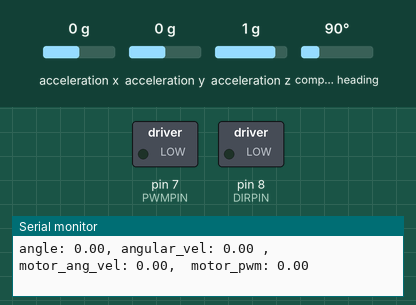
Simulated run of this sketch. Board: Arduino Uno, built with avr-gcc and run on an emulated ATmega328P. Parts: switched loads named in the sketch (green lamp = pin HIGH), the last lines printed to the serial monitor. The test bench sets the inputs (shaded band); at power-on: acceleration x 0 g, acceleration y 0 g, acceleration z 1 g, compass heading 90°.

Above: at 2.2 s.
2.3 s: acceleration x set to 0.2 g
At 3.4 s:
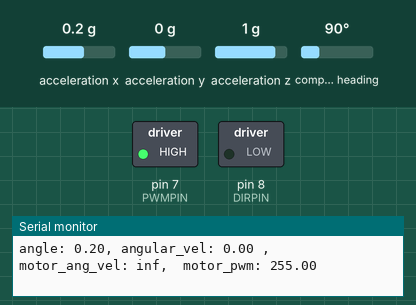
3.8 s: acceleration y set to -0.8 g
Timing chart, 0 to 6.8 s (numbered marks = the images above; inputs shaded):
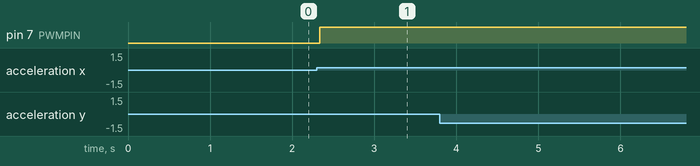

The sketch:

SBB.ino
```cpp
#include <Wire.h>
#include <Adafruit_Sensor.h>
#include <Adafruit_BNO055.h>
#include <utility/imumaths.h>

#define PWMPIN 7
#define DIRPIN 8
Adafruit_BNO055 bno = Adafruit_BNO055(55);

class Bike
{
public:
  double bike_angular_velocity;
  double sample_rate;
  double tilt_angle_bike;
  double moi_flywheel;
  double k_bike;
  double moi_bike;
  double kp;
  double w_flywheel;
  double kd;
  Bike(double sample_rate)
  {
    bike_angular_velocity = 0.0;
    sample_rate = sample_rate;
    tilt_angle_bike = 0.0;
    moi_flywheel = 0.0075;
    k_bike = 10.6232;
    moi_bike = 1062;
    kp = 7;
    w_flywheel = 0;
    kd = 0.0001;
  }

  double balancing()
  {
    double dt = 1.0 / sample_rate;
    double w_bike = bike_angular_velocity;

    if (abs(tilt_angle_bike) > 0.001)
    {
      double torque = kp * tilt_angle_bike + kd * w_bike;
      double alpha = torque / moi_flywheel;
      w_flywheel += alpha * dt;
    }
    return w_flywheel;
  }
};

class Motor
{
public:
  int speedPort, dirPort, abm = 0;
  Motor(int speedPortx, int dirPortx)
  {
    speedPort = speedPortx;
    dirPort = dirPortx;
  }

  void moveit(float m)
  {
    abm = abs(m);
    if (abm < 50 && abm > 5)
    {
      abm = 50;
    }
    if (abm <= 5)
    {
      abm = 0;
    }
    analogWrite(speedPort, abm);
    if (m < 0)
    {
      digitalWrite(dirPort, HIGH);
    }
    if (m > 0)
    {
      digitalWrite(dirPort, LOW);
    }
  }
};

int sample_rate = 100;
double angle = 0.0, prev_angle = 0.0, angular_vel = 0.0;
double pi = 3.14159265359;
double motor_ang_vel = 0.0;
double motor_pwm = 0, mf = 0.0;
double MOI_Reaction_Wheel = 0.0;
Motor reaction_wheel(PWMPIN, DIRPIN);
Bike sbb(sample_rate);

void setup(void)
{
  Serial.begin(9600);

  pinMode(PWMPIN, OUTPUT);
  pinMode(DIRPIN, OUTPUT);


    Serial.println("Orientation Sensor Test");
    Serial.println("");

  /* Initialise the sensor */
  if (!bno.begin())
  {
    /* There was a problem detecting the BNO055 ... check your connections */
    Serial.print("Ooops, no BNO055 detected ... Check your wiring or I2C ADDR!");
    while (1)
      ;
  }

  delay(1000);

  bno.setExtCrystalUse(true);
}

void loop(void)
{
  /* Get a new sensor event */
  sensors_event_t event;
  bno.getEvent(&event);

  angle = event.orientation.y;
  angle = angle*pi/180;
  angular_vel = (angle - prev_angle) / sample_rate;
  sbb.tilt_angle_bike = angle;
  sbb.bike_angular_velocity = angular_vel;
  motor_ang_vel = sbb.balancing();
  motor_pwm = omega_to_pwm(motor_ang_vel);


    Serial.print("angle: ");
    Serial.print(angle);
    Serial.print(", angular_vel: ");
    Serial.print(angular_vel);
    Serial.print(" ,  motor_ang_vel: ");
    Serial.print(motor_ang_vel);
    Serial.print(",  motor_pwm: ");
    Serial.print(motor_pwm);
    Serial.println("");

  reaction_wheel.moveit(motor_pwm);
  delay(sample_rate);
}

int omega_to_pwm(double motor_ang_vel)
{
  if (motor_ang_vel > 1)
    motor_ang_vel = 1;
  if (motor_ang_vel < 1)
    motor_ang_vel = -1;
  motor_ang_vel += 1;
  motor_ang_vel = motor_ang_vel * 255 / 2;
  return motor_ang_vel;
}
```

Measured:
- the behaviour switches between 0 and 0.1 g on acceleration x (found by bisection; images 0 and 1)
- after the input at 2.3 s, pin 7 (PWMPIN): LOW → HIGH at once
